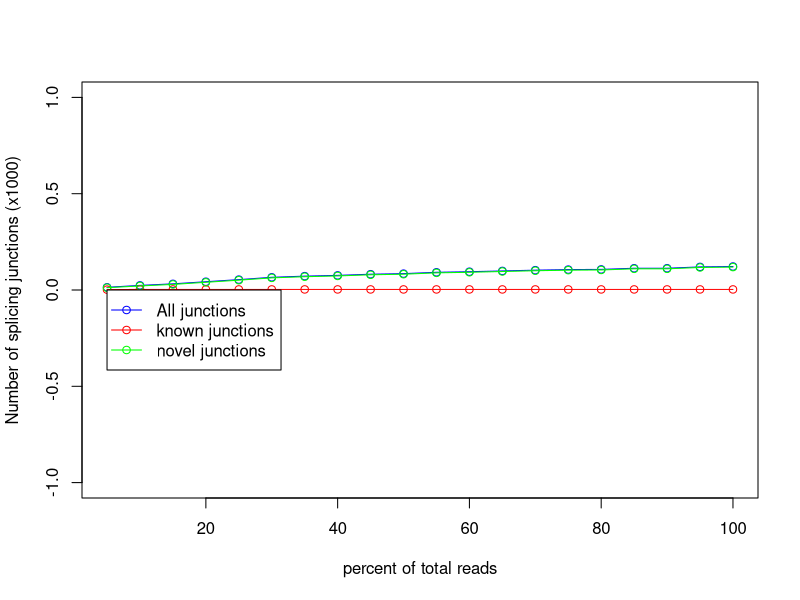

The R script that drew this image:
pdf('WT_REP1.junctionSaturation_plot.pdf')
x=c(5,10,15,20,25,30,35,40,45,50,55,60,65,70,75,80,85,90,95,100)
y=c(2,3,3,3,3,3,3,3,3,3,3,3,3,3,3,3,3,3,3,3)
z=c(14,24,32,43,54,66,72,76,82,85,92,95,99,103,106,107,113,113,120,122)
w=c(12,21,29,40,51,63,69,73,79,82,89,92,96,100,103,104,110,110,117,119)
m=max(0,0,0)
n=min(0,0,0)
plot(x,z/1000,xlab='percent of total reads',ylab='Number of splicing junctions (x1000)',type='o',col='blue',ylim=c(n,m))
points(x,y/1000,type='o',col='red')
points(x,w/1000,type='o',col='green')
legend(5,0, legend=c("All junctions","known junctions", "novel junctions"),col=c("blue","red","green"),lwd=1,pch=1)
dev.off()
